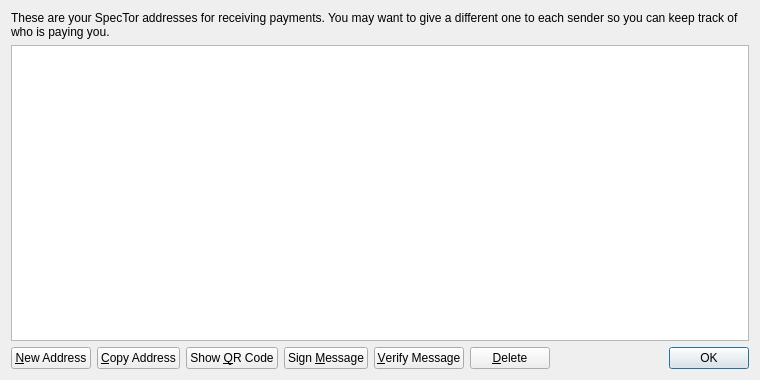
<?xml version="1.0" encoding="UTF-8"?>
<ui version="4.0">
 <class>AddressBookPage</class>
 <widget class="QWidget" name="AddressBookPage">
  <property name="geometry">
   <rect>
    <x>0</x>
    <y>0</y>
    <width>760</width>
    <height>380</height>
   </rect>
  </property>
  <property name="windowTitle">
   <string>Address Book</string>
  </property>
  <layout class="QVBoxLayout" name="verticalLayout">
   <item>
    <widget class="QLabel" name="labelExplanation">
     <property name="text">
      <string>These are your SpecTor addresses for receiving payments. You may want to give a different one to each sender so you can keep track of who is paying you.</string>
     </property>
     <property name="textFormat">
      <enum>Qt::PlainText</enum>
     </property>
     <property name="wordWrap">
      <bool>true</bool>
     </property>
    </widget>
   </item>
   <item>
    <widget class="QTableView" name="tableView">
     <property name="contextMenuPolicy">
      <enum>Qt::CustomContextMenu</enum>
     </property>
     <property name="toolTip">
      <string>Double-click to edit address or label</string>
     </property>
     <property name="tabKeyNavigation">
      <bool>false</bool>
     </property>
     <property name="selectionMode">
      <enum>QAbstractItemView::SingleSelection</enum>
     </property>
     <property name="selectionBehavior">
      <enum>QAbstractItemView::SelectRows</enum>
     </property>
     <property name="sortingEnabled">
      <bool>true</bool>
     </property>
     <attribute name="verticalHeaderVisible">
      <bool>false</bool>
     </attribute>
    </widget>
   </item>
   <item>
    <layout class="QHBoxLayout" name="horizontalLayout">
     <item>
      <widget class="QPushButton" name="newAddressButton">
       <property name="toolTip">
        <string>Create a new address</string>
       </property>
       <property name="text">
        <string>&amp;New Address</string>
       </property>
      </widget>
     </item>
     <item>
      <widget class="QPushButton" name="copyToClipboard">
       <property name="toolTip">
        <string>Copy the currently selected address to the system clipboard</string>
       </property>
       <property name="text">
        <string>&amp;Copy Address</string>
       </property>
      </widget>
     </item>
     <item>
      <widget class="QPushButton" name="showQRCode">
       <property name="text">
        <string>Show &amp;QR Code</string>
       </property>
      </widget>
     </item>
     <item>
      <widget class="QPushButton" name="signMessage">
       <property name="toolTip">
        <string>Sign a message to prove you own a SpecTor address</string>
       </property>
       <property name="text">
        <string>Sign &amp;Message</string>
       </property>
      </widget>
     </item>
     <item>
      <widget class="QPushButton" name="verifyMessage">
       <property name="toolTip">
        <string>Verify a message to ensure it was signed with a specified SpecTor address</string>
       </property>
       <property name="text">
        <string>&amp;Verify Message</string>
       </property>
      </widget>
     </item>
     <item>
      <widget class="QPushButton" name="deleteButton">
       <property name="toolTip">
        <string>Delete the currently selected address from the list</string>
       </property>
       <property name="text">
        <string>&amp;Delete</string>
       </property>
      </widget>
     </item>
     <item>
      <spacer name="horizontalSpacer">
       <property name="orientation">
        <enum>Qt::Horizontal</enum>
       </property>
       <property name="sizeHint" stdset="0">
        <size>
         <width>40</width>
         <height>20</height>
        </size>
       </property>
      </spacer>
     </item>
     <item>
      <widget class="QDialogButtonBox" name="buttonBox">
       <property name="sizePolicy">
        <sizepolicy hsizetype="Maximum" vsizetype="Fixed">
         <horstretch>0</horstretch>
         <verstretch>0</verstretch>
        </sizepolicy>
       </property>
       <property name="standardButtons">
        <set>QDialogButtonBox::Ok</set>
       </property>
      </widget>
     </item>
    </layout>
   </item>
  </layout>
 </widget>
 <resources>
  <include location="../bitcoin.qrc"/>
 </resources>
 <connections/>
</ui>
